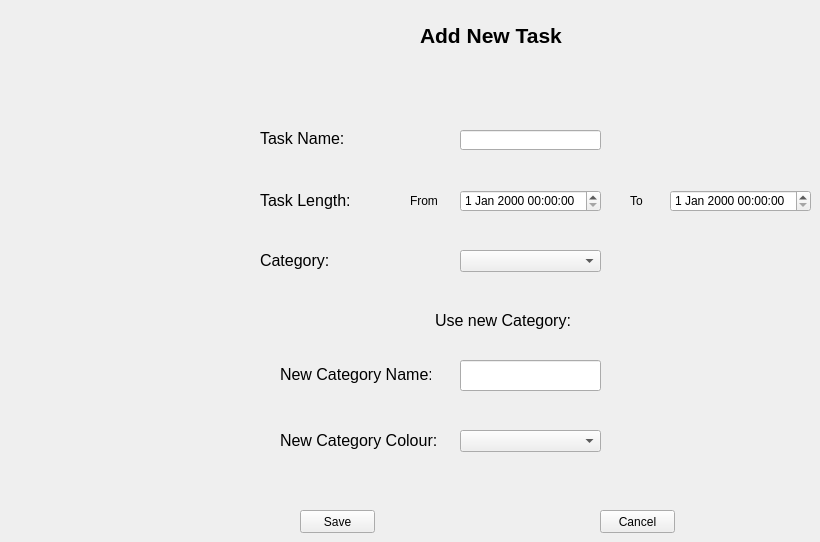
    <widget class="QWidget" name="addTaskPage">
     <widget class="QDateTimeEdit" name="newTaskStartSelect">
      <property name="geometry">
       <rect>
        <x>460</x>
        <y>190</y>
        <width>141</width>
        <height>22</height>
       </rect>
      </property>
     </widget>
     <widget class="QLabel" name="newCatNameLabel">
      <property name="geometry">
       <rect>
        <x>280</x>
        <y>364</y>
        <width>151</width>
        <height>21</height>
       </rect>
      </property>
      <property name="font">
       <font>
        <pointsize>12</pointsize>
       </font>
      </property>
      <property name="text">
       <string>New Category Name:</string>
      </property>
     </widget>
     <widget class="QComboBox" name="NewCatColourSelect">
      <property name="geometry">
       <rect>
        <x>460</x>
        <y>430</y>
        <width>141</width>
        <height>22</height>
       </rect>
      </property>
     </widget>
     <widget class="QPushButton" name="cancelAddTask">
      <property name="geometry">
       <rect>
        <x>600</x>
        <y>510</y>
        <width>75</width>
        <height>23</height>
       </rect>
      </property>
      <property name="text">
       <string>Cancel</string>
      </property>
     </widget>
     <widget class="QLabel" name="addTaskLabel_2">
      <property name="geometry">
       <rect>
        <x>420</x>
        <y>20</y>
        <width>160</width>
        <height>31</height>
       </rect>
      </property>
      <property name="font">
       <font>
        <pointsize>16</pointsize>
        <weight>75</weight>
        <bold>true</bold>
       </font>
      </property>
      <property name="text">
       <string>Add New Task</string>
      </property>
     </widget>
     <widget class="QLabel" name="categoryLabel">
      <property name="geometry">
       <rect>
        <x>260</x>
        <y>250</y>
        <width>91</width>
        <height>21</height>
       </rect>
      </property>
      <property name="font">
       <font>
        <pointsize>12</pointsize>
       </font>
      </property>
      <property name="text">
       <string>Category:</string>
      </property>
     </widget>
     <widget class="QLabel" name="newCatColourLabel">
      <property name="geometry">
       <rect>
        <x>280</x>
        <y>430</y>
        <width>161</width>
        <height>21</height>
       </rect>
      </property>
      <property name="font">
       <font>
        <pointsize>12</pointsize>
       </font>
      </property>
      <property name="text">
       <string>New Category Colour:</string>
      </property>
     </widget>
     <widget class="QLabel" name="newTaskLabel">
      <property name="geometry">
       <rect>
        <x>260</x>
        <y>130</y>
        <width>91</width>
        <height>16</height>
       </rect>
      </property>
      <property name="font">
       <font>
        <pointsize>12</pointsize>
       </font>
      </property>
      <property name="text">
       <string>Task Name:</string>
      </property>
     </widget>
     <widget class="QPushButton" name="saveCatButton">
      <property name="geometry">
       <rect>
        <x>300</x>
        <y>510</y>
        <width>75</width>
        <height>23</height>
       </rect>
      </property>
      <property name="text">
       <string>Save</string>
      </property>
     </widget>
     <widget class="QLineEdit" name="newTaskNameIn">
      <property name="geometry">
       <rect>
        <x>460</x>
        <y>130</y>
        <width>141</width>
        <height>20</height>
       </rect>
      </property>
     </widget>
     <widget class="QLabel" name="label">
      <property name="geometry">
       <rect>
        <x>410</x>
        <y>190</y>
        <width>47</width>
        <height>21</height>
       </rect>
      </property>
      <property name="text">
       <string>From</string>
      </property>
     </widget>
     <widget class="QLabel" name="categoryLabel_2">
      <property name="geometry">
       <rect>
        <x>435</x>
        <y>310</y>
        <width>141</width>
        <height>21</height>
       </rect>
      </property>
      <property name="font">
       <font>
        <pointsize>12</pointsize>
       </font>
      </property>
      <property name="text">
       <string>Use new Category:</string>
      </property>
     </widget>
     <widget class="QLabel" name="label_2">
      <property name="geometry">
       <rect>
        <x>630</x>
        <y>190</y>
        <width>21</width>
        <height>21</height>
       </rect>
      </property>
      <property name="text">
       <string>To</string>
      </property>
     </widget>
     <widget class="QLineEdit" name="newCatNameIn">
      <property name="geometry">
       <rect>
        <x>460</x>
        <y>360</y>
        <width>141</width>
        <height>31</height>
       </rect>
      </property>
     </widget>
     <widget class="QLabel" name="taskLengthLabel">
      <property name="geometry">
       <rect>
        <x>260</x>
        <y>190</y>
        <width>91</width>
        <height>21</height>
       </rect>
      </property>
      <property name="font">
       <font>
        <pointsize>12</pointsize>
       </font>
      </property>
      <property name="text">
       <string>Task Length:</string>
      </property>
     </widget>
     <widget class="QDateTimeEdit" name="newTaskEndSelect">
      <property name="geometry">
       <rect>
        <x>670</x>
        <y>190</y>
        <width>141</width>
        <height>22</height>
       </rect>
      </property>
     </widget>
     <widget class="QComboBox" name="categorySelect">
      <property name="geometry">
       <rect>
        <x>460</x>
        <y>250</y>
        <width>141</width>
        <height>22</height>
       </rect>
      </property>
     </widget>
    </widget>
